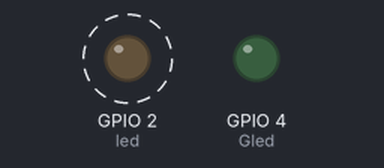
Simulated run of this program. Board: ESP32 board running MicroPython. On the bench: output pins drawn as LEDs (lit = HIGH). Dashed ring = blinking. The board's own WiFi access point starts at once; what the program prints to the serial console is not drawn.

Above: at 0.55 s.
Timing chart, 0 to 3.5 s (numbered marks = the images above):
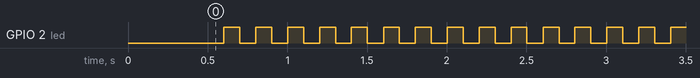

The program:

WiFi_On_Connect_blink_led.py
```python
'''
if wifi is not connected then blink led at pin 4
else blink 2
'''

import network
from machine import Pin, Timer
import time

# Initialize the LED pin
led = Pin(2, Pin.OUT)
Gled = Pin(4, Pin.OUT)

# Initialize the timer
timer1 = Timer(0)

# Function to indicate AP mode is active
def ap_mode_active():
    timer1.deinit()
    Gled.value(0)
    # LED blinking to indicate AP mode is active
    timer1.init(period=100, mode=Timer.PERIODIC, callback=lambda t: led.value(not led.value()))

# Function to indicate AP mode is inactive
def ap_mode_inactive():
    # LED stable OFF
    timer1.deinit()
    led.value(0)
    timer1.init(period=100, mode=Timer.PERIODIC, callback=lambda t: Gled.value(not Gled .value()))

# Set up WiFi in access point mode
WiFi = network.WLAN(network.AP_IF)
# Restarting WiFi
WiFi.active(False)
time.sleep(0.5)
WiFi.active(True)

WiFi.config(essid='ESP32_DOOR_LOCK', password='12345678', authmode=network.AUTH_WPA_WPA2_PSK)

# Print the IP configuration
print(WiFi.ifconfig())

def check():
    timeout = 0  # WiFi Connection Timeout variable
    if not WiFi.isconnected():
        print('connecting..')
        while (not WiFi.isconnected() and timeout < 5):
            print(5 - timeout)
            timeout = timeout + 1
            time.sleep(1)
            ap_mode_inactive()

    if WiFi.isconnected():
        print('Connected...')
        print('network config:', WiFi.ifconfig())
        # Indicate AP mode is active by blinking the LED
        ap_mode_active()

# Keep the AP mode running indefinitely
while True:
    check()
    time.sleep(1)  # Add a small delay to prevent overwhelming the CPU
```

Measured:
- by itself, GPIO 2 (led): alternates HIGH for 0.10 s and LOW for 0.10 s
